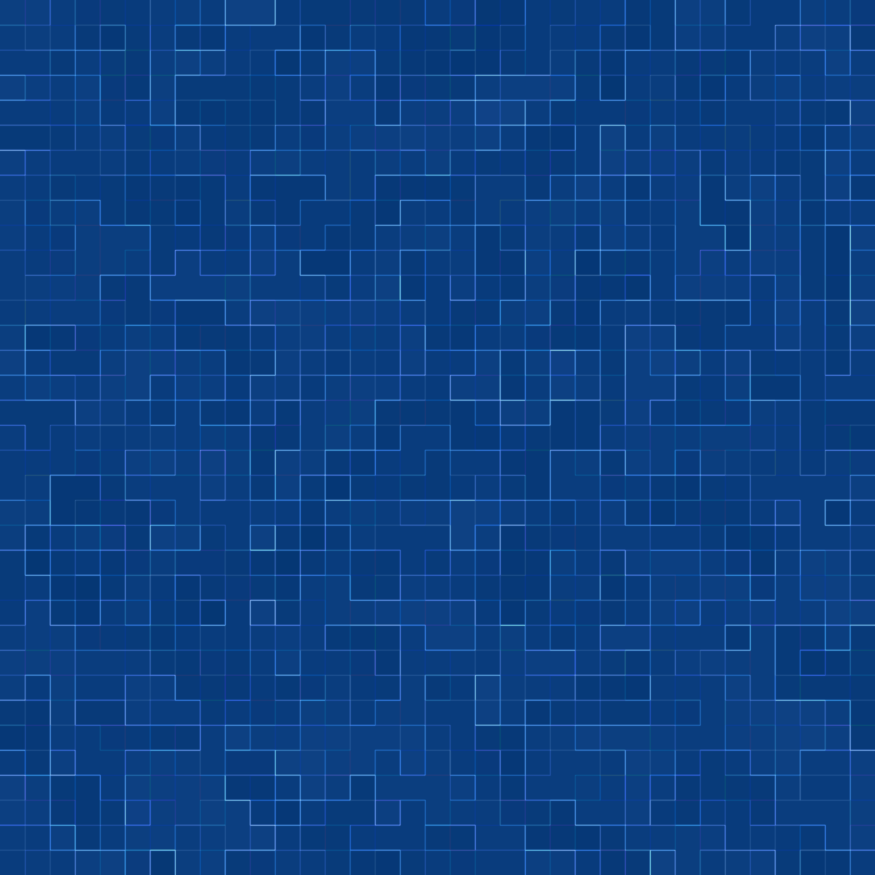
#> input picture ui/loading_background.png, 3500 x 3500 px, found by its file name (shown at 1/4 size)
$ python png_cut.py
#> lines starting #> are read from the running program, lines starting #| are printed output that depends on the picture
from PIL import Image

def cut_image(image_path, new_width, new_height):
    # Open the image
#> called with image_path = 'resources/ui/loading_background.png', new_width = 1920, new_height = 1080
    img = Image.open(image_path).convert("RGBA")
    original_width, original_height = img.size
#> original_width = 3500; original_height = 3500

    # Create a new image with the specified size and transparent background
    new_img = Image.new("RGBA", (new_width, new_height), (255, 255, 255, 0))

    # Calculate the position to paste the original image onto the new image
    paste_x = (new_width - original_width) // 2
#> paste_x = -790
    paste_y = (new_height - original_height) // 2
#> paste_y = -1210

    # Paste the original image onto the new image
    new_img.paste(img, (paste_x, paste_y))
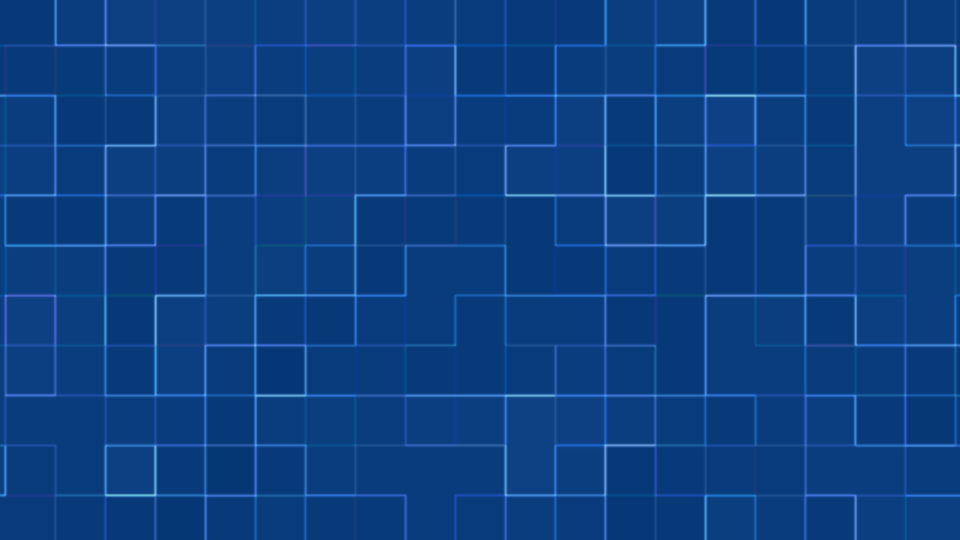
#> new_img: PIL image 1920x1080 RGBA (shown at 1/2 size); mean R, G, B, A 12.4, 63.8, 129.9, 255

    # Save the new image
    new_img.save(image_path, "PNG")

# Example usage
cut_image("resources/ui/loading_background.png",1920,1080)
